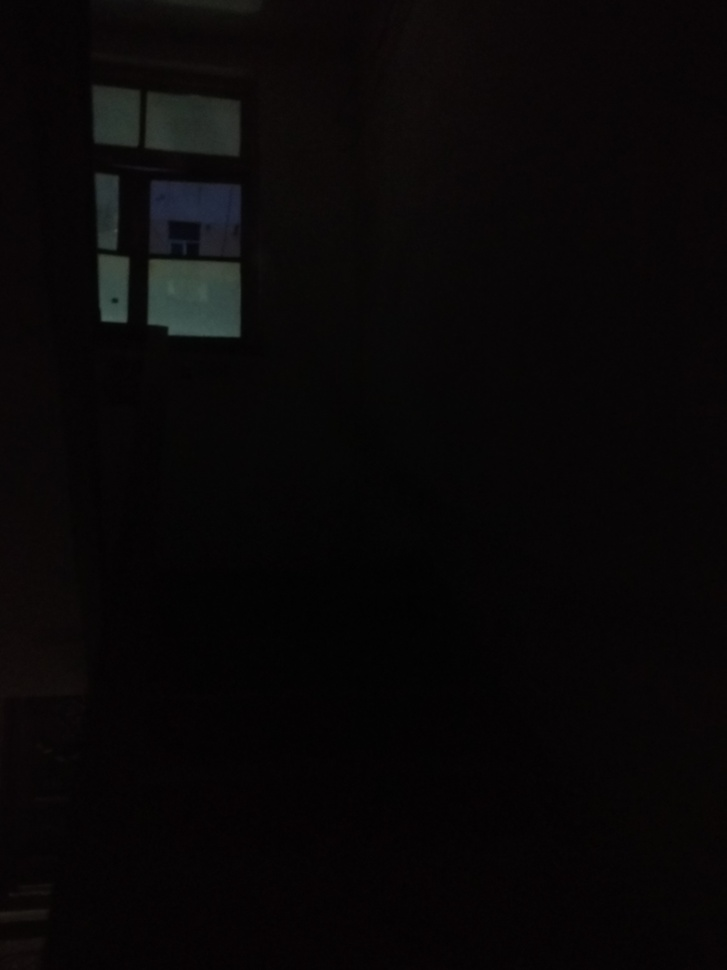
%> input picture 02point/night.jpg, 727 x 970 px, shrunk from 3120 x 4160 before the run
$ octave nonlinear_conversion.m   (GNU Octave 9; MATLAB toolbox functions it lacks are replaced by stand-ins)
%> lines starting %> are read from the running program, lines starting %| are printed output that depends on the picture
close all
i = imread('night.jpg');
%> i is the input picture: size 970x727x3 uint8; mean R, G, B 8.8, 7, 7.5
i = rgb2gray(i);
%> i: size 970x727 uint8
%对数变换拓展低灰度压缩高灰度
%指数变换与其相反
figure(1)
subplot(2,3,1), imshow(i),title('origin');
subplot(2,3,2), imhist(i),title('origin');
display('runing');
i = double(i);
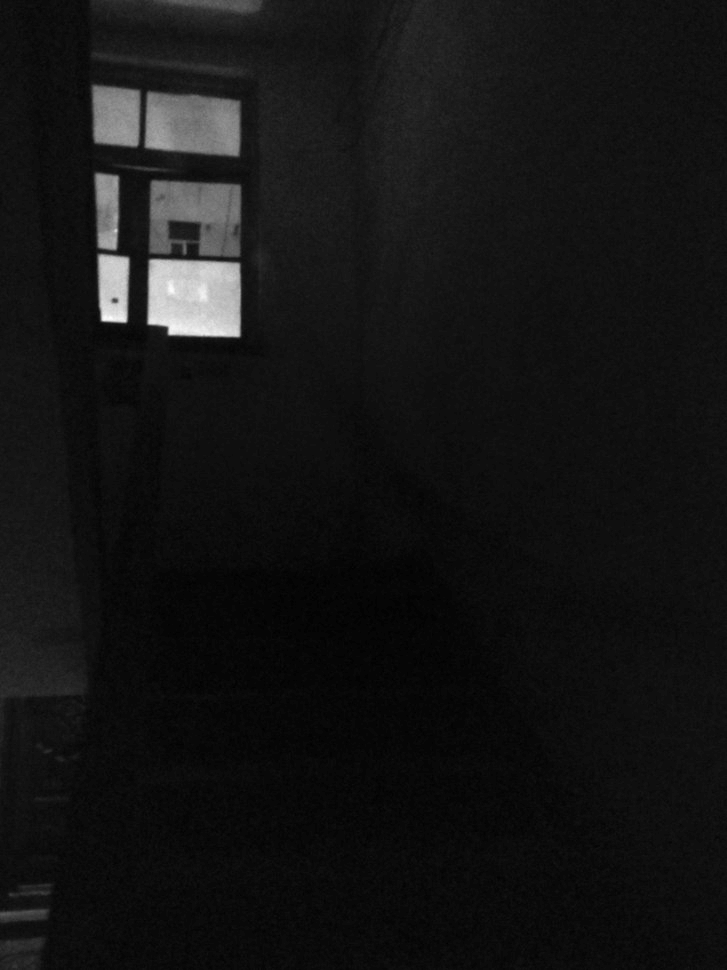
%> i: size 970x727 double; min 1, max 86, mean 7.7; mean of the top-left, top-right, bottom-left and bottom-right quarters 13.6, 7.4, 5, 4.8; drawn with min black and max white
out1 = log(1+i)/0.065;
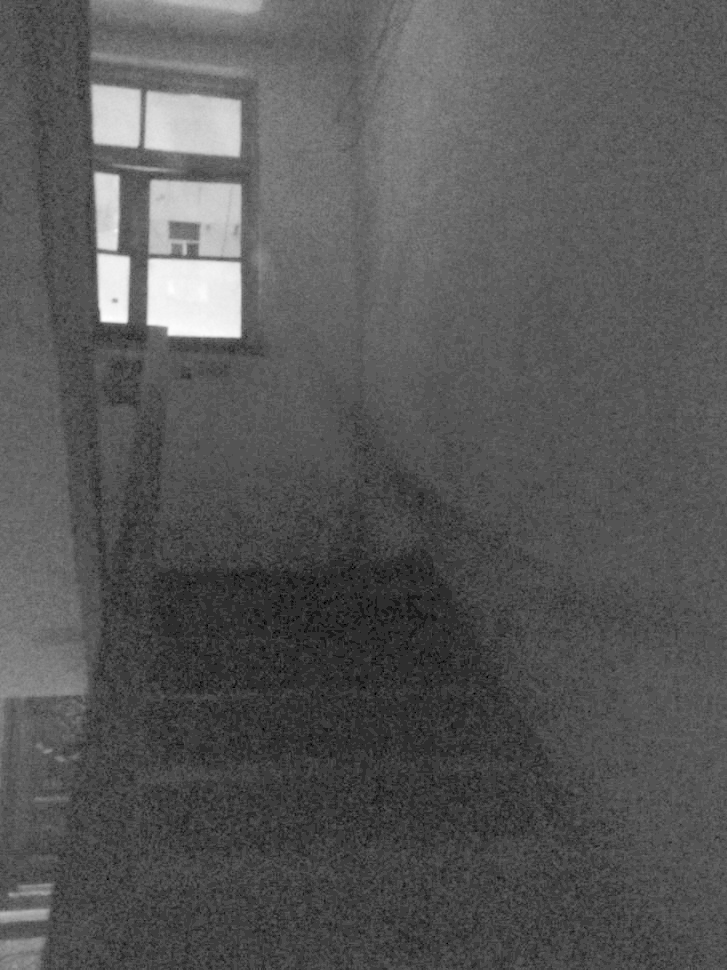
%> out1: size 970x727 double; min 10.66, max 68.71, mean 30.6; drawn with min black and max white
out2 = log(1+i)/0.035;%默认底数为e=2.71828
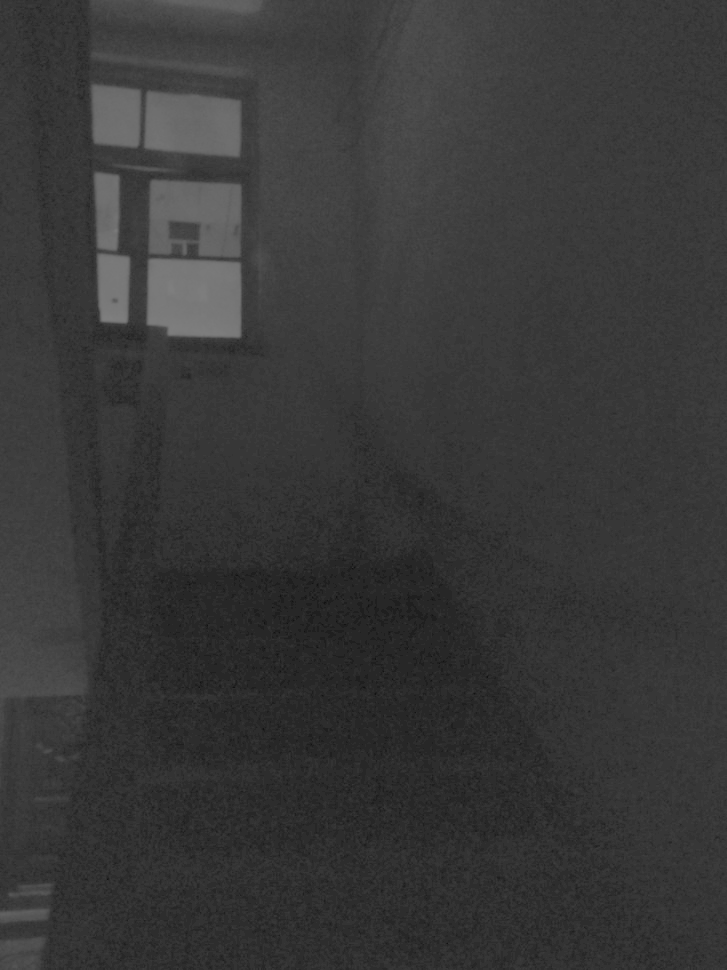
%> out2: size 970x727 double; min 19.8, max 127.6, mean 56.9
out1(out1>255) = 255;
out2(out2>255) = 255;
out1 = uint8(out1);
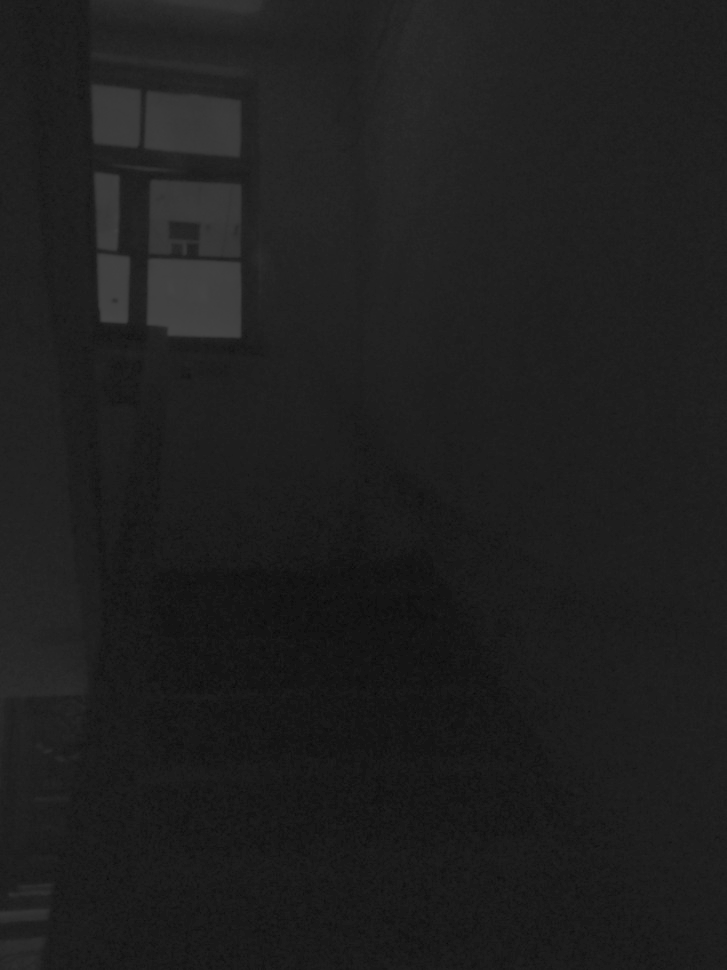
%> out1: size 970x727 uint8; min 11, max 69, mean 30.7
out2 = uint8(out2);
%> out2: size 970x727 uint8
display('ploting');
subplot(2,3,3), imshow(out1),title('b=0.065');
subplot(2,3,4), imhist(out1),title('b=0.065');
subplot(2,3,5), imshow(out2),title('b=0.035');
subplot(2,3,6), imhist(out2),title('b=0.035');
%> after `title('b=0.035')`:
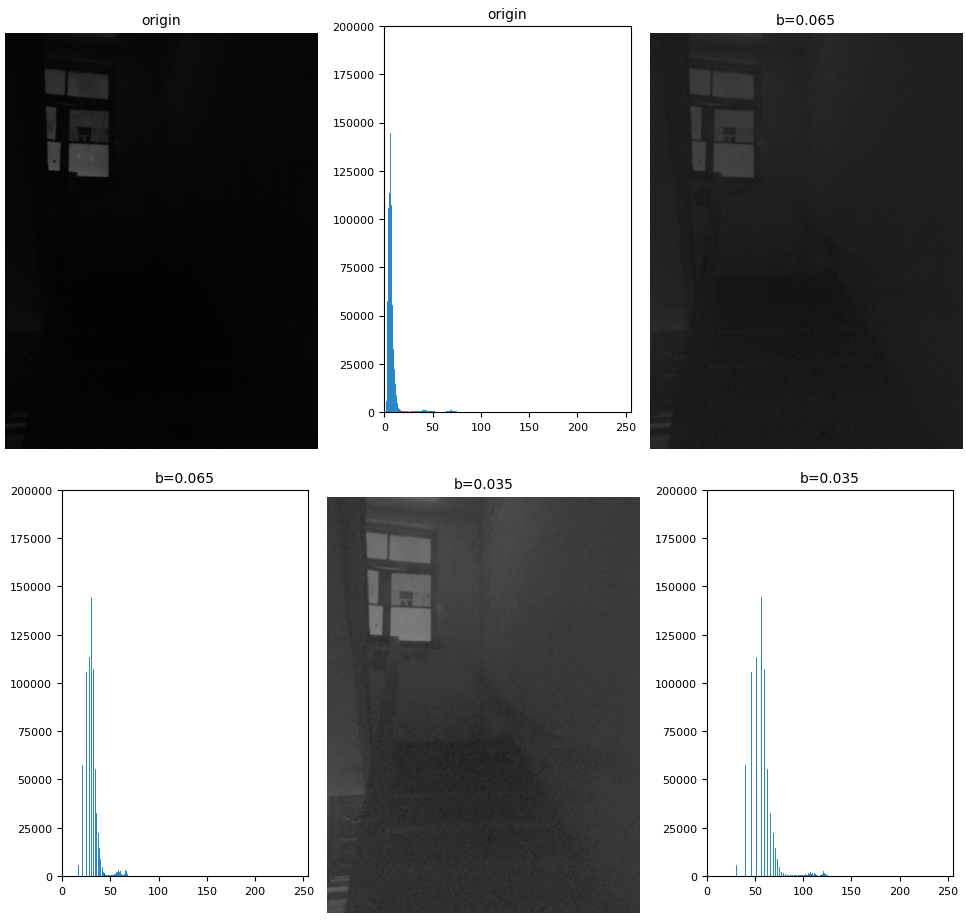
%> figure redrawn from the program's plot data, 6 panels
display('ok')


% [13 lines of commented-out code are left out]
